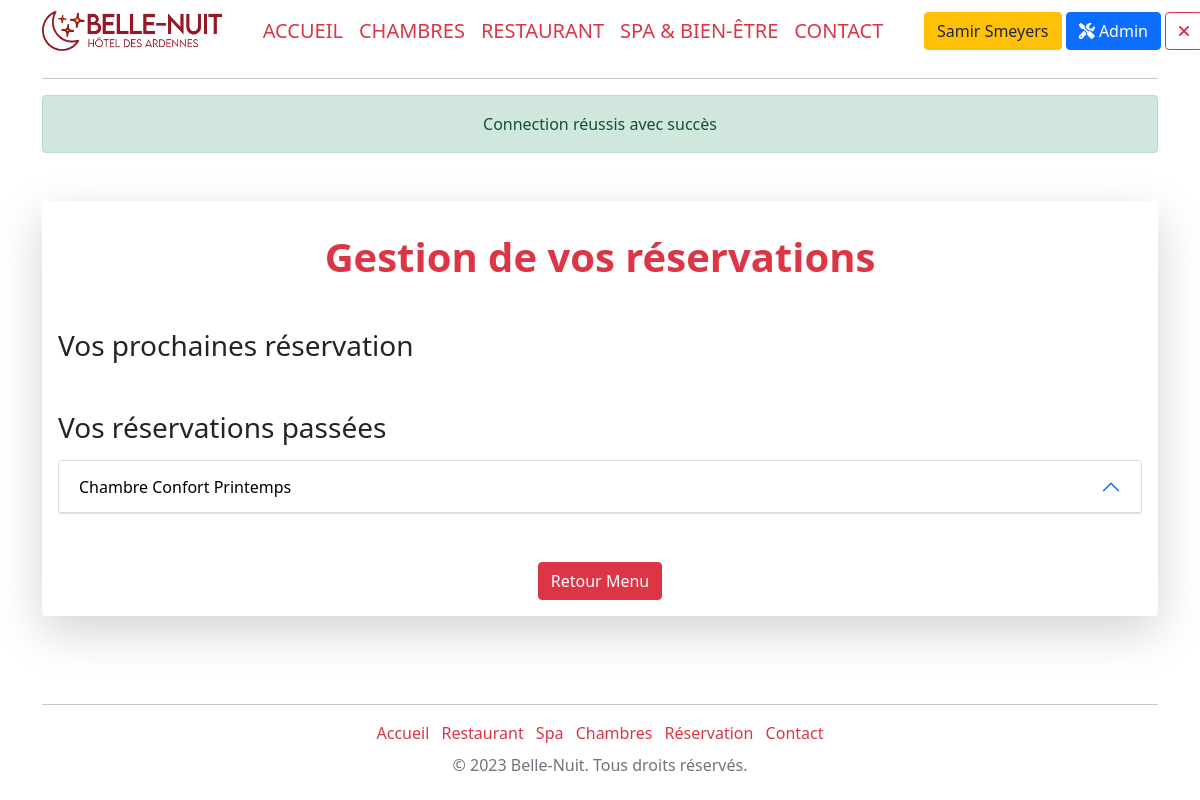
/reservationView (signed in), run on an earlier commit of the app's database.
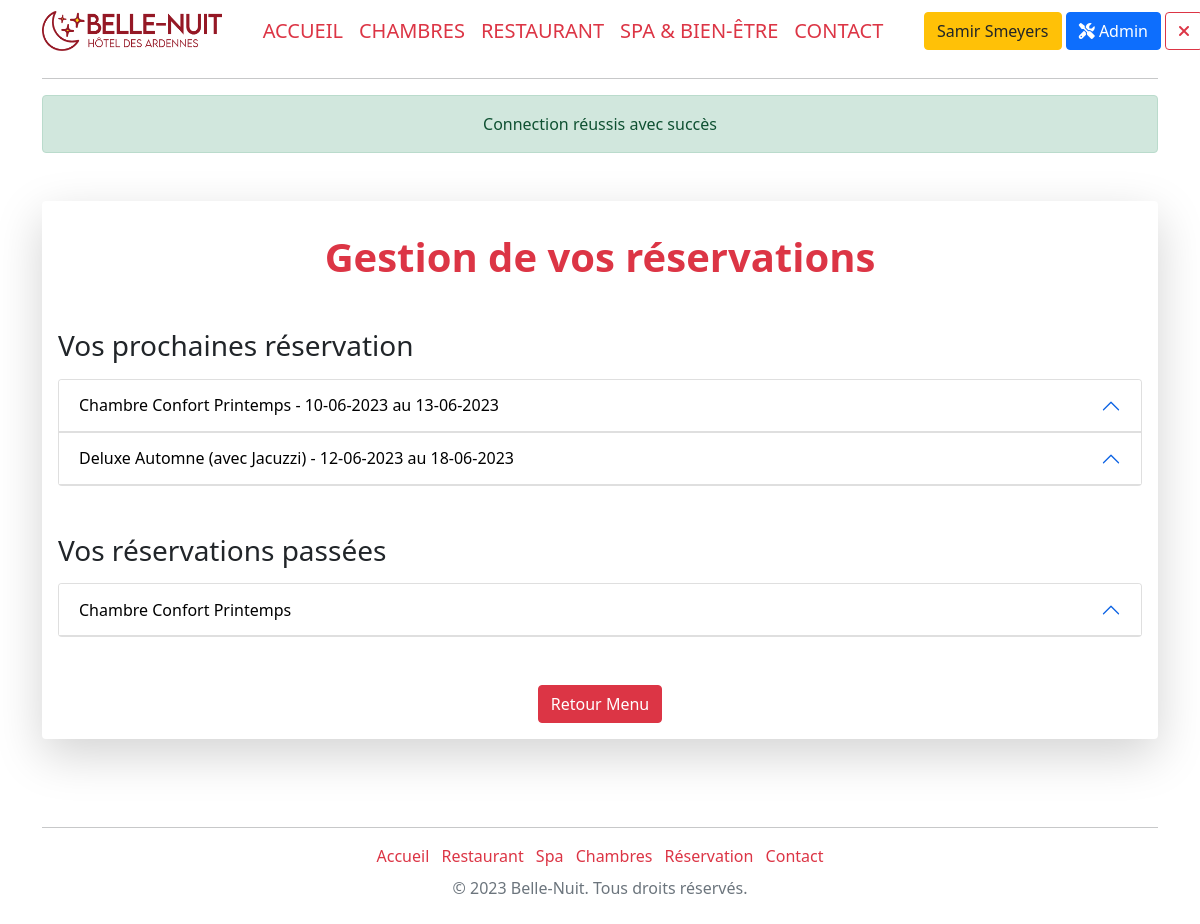
And on a later commit of the database.
### tables this page shows
CREATE TABLE `bookings` (
  `booking_id` int(11) NOT NULL,
  `id_bedroom` int(11) NOT NULL,
  `id_acc` int(11) NOT NULL,
  `cus_gender` varchar(2) NOT NULL,
  `booking_date_begin` date NOT NULL,
  `booking_arrival_time` time NOT NULL,
  `booking_date_end` date NOT NULL,
  `booking_price_total` float NOT NULL,
  `booking_comments` text NOT NULL,
  `cus_name` varchar(30) NOT NULL,
  `cus_surname` varchar(30) NOT NULL,
  `cus_address` varchar(120) NOT NULL,
  `cus_addressbox` varchar(10) NOT NULL,
  `cus_city` varchar(20) NOT NULL,
  `cus_codepostal` mediumint(9) NOT NULL,
  `cus_id_country` int(11) NOT NULL,
  `cus_phone` varchar(20) NOT NULL,
  `cus_email` varchar(255) NOT NULL,
  `booking_cancelation` tinyint(1) NOT NULL DEFAULT 0,
  `booking_validation` tinyint(1) NOT NULL DEFAULT 0
);

CREATE TABLE `bedroom` (
  `bedroom_id` int(11) NOT NULL,
  `bedroom_name` varchar(40) NOT NULL,
  `bedroom_description` text NOT NULL,
  `bedroom_bed` enum('double','twin','single') NOT NULL,
  `bedroom_priceday` int(11) NOT NULL,
  `id_roomcategory` int(11) NOT NULL
);

### models/Model.class.php (called while the page is built, shortened)
<?php
abstract class Model{
    private static $pdo;
    private static function setBdd(){
        self::$pdo = new PDO("mysql:host=localhost;dbname=hotel;charset=utf8", "root", "");
        self::$pdo->setAttribute(PDO::ATTR_ERRMODE, PDO::ERRMODE_WARNING);
    }
    protected function getBdd(){
        return self::$pdo;
    }
}

### models/FrontManager.model.php (called while the page is built, shortened)
<?php
require_once("Model.class.php");
class FrontManager extends Model
{
    public function getUpcomingReservations($accountId)
    {
        $stmt = $this->getBdd()->prepare('SELECT bookings.booking_id, bedroom.bedroom_name, bookings.booking_date_begin, bookings.booking_date_end, bookings.booking_arrival_time, bookings.booking_price_total, bookings.booking_validation, bookings.booking_cancelation
        FROM bookings
        INNER JOIN bedroom ON bookings.id_bedroom = bedroom.bedroom_id
        WHERE bookings.id_acc = :accountId AND bookings.booking_date_begin >= CURDATE() AND bookings.booking_cancelation = 0');
        $stmt->bindValue(':accountId', $accountId, PDO::PARAM_INT);
        $stmt->execute();
        $upcomingReservations = $stmt->fetchAll(PDO::FETCH_ASSOC);
        return $upcomingReservations;
    }
    public function getPastReservations($accountId)
    {
        $stmt = $this->getBdd()->prepare('SELECT bookings.booking_id, bedroom.bedroom_name, bookings.booking_date_begin, bookings.booking_date_end, bookings.booking_arrival_time, bookings.booking_price_total, bookings.booking_validation, bookings.booking_cancelation
        FROM bookings
        INNER JOIN bedroom ON bookings.id_bedroom = bedroom.bedroom_id
        WHERE bookings.id_acc = :accountId AND (bookings.booking_date_begin < CURDATE() OR bookings.booking_cancelation = 1)');
        $stmt->bindValue(':accountId', $accountId, PDO::PARAM_INT);
        $stmt->execute();
        $pastReservations = $stmt->fetchAll(PDO::FETCH_ASSOC);
        return $pastReservations;
    }
}

### views/main/back/profilReservation.view.php (the view, shortened to what this page needs)
<div class="container-fluid shadow-lg p-3 mb-5 mt-5 bg-body rounded mx-auto">
    <h1 class="text-center my-3 text-danger fw-bolder mb-5">Gestion de vos réservations</h1>
    <div class="mb-5">
        <h3 class="mb-3">Vos prochaines réservation</h3>
        <div class="accordion" id="upcomingReservationsAccordion">
            <?php foreach ($upcomingReservations as $reservation) {
                ?>
                <div class="accordion-item">
                    <h3 class="accordion-header" id="reservationHeading<?= $reservation['booking_id'] ?>">
                        <button class="accordion-button" type="button" data-bs-toggle="collapse" data-bs-target="#collapse<?= $reservation['booking_id'] ?>" aria-expanded="true" aria-controls="collapse<?= $reservation['booking_id'] ?>" data-bs-parent="#upcomingReservationsAccordion">
                            <?= $reservation['bedroom_name'] ?> -  <?= date_format(date_create($reservation['booking_date_begin']), 'd-m-Y')?> au <?= date_format(date_create($reservation['booking_date_end']), 'd-m-Y')?>
                        </button>
                    </h3>
                </div>
            <?php } ?>
        </div>
    </div>
    <div>
        <h3 class="mb-3">Vos réservations passées</h3>
        <div class="accordion mb-5" id="pastReservationsAccordion">
            <?php foreach ($pastReservations as $reservation) {
                ?>
                <div class="accordion-item">
                    <h3 class="accordion-header" id="reservationHeading<?= $reservation['booking_id'] ?>">
                        <button class="accordion-button" type="button" data-bs-toggle="collapse" data-bs-target="#collapse<?= $reservation['booking_id'] ?>" aria-expanded="true" aria-controls="collapse<?= $reservation['booking_id'] ?>" data-bs-parent="#pastReservationsAccordion">
                            <?= $reservation['bedroom_name'] ?>
                        </button>
                    </h3>
                </div>
            <?php } ?>
        </div>
    </div>
    <div class="text-center">
        <a href="dashboard" class="btn btn-danger">Retour Menu</a>
    </div>
</div>

What changed in the data, as far as the page shows it:
added bookings: id_bedroom.bedroom_name "Chambre Confort Printemps", booking_date_begin "10-06-2023", booking_date_end "13-06-2023", shown under "Vos prochaines réservation"
added bookings: id_bedroom.bedroom_name "Deluxe Automne (avec Jacuzzi)", booking_date_begin "12-06-2023", booking_date_end "18-06-2023", shown under "Vos prochaines réservation"
